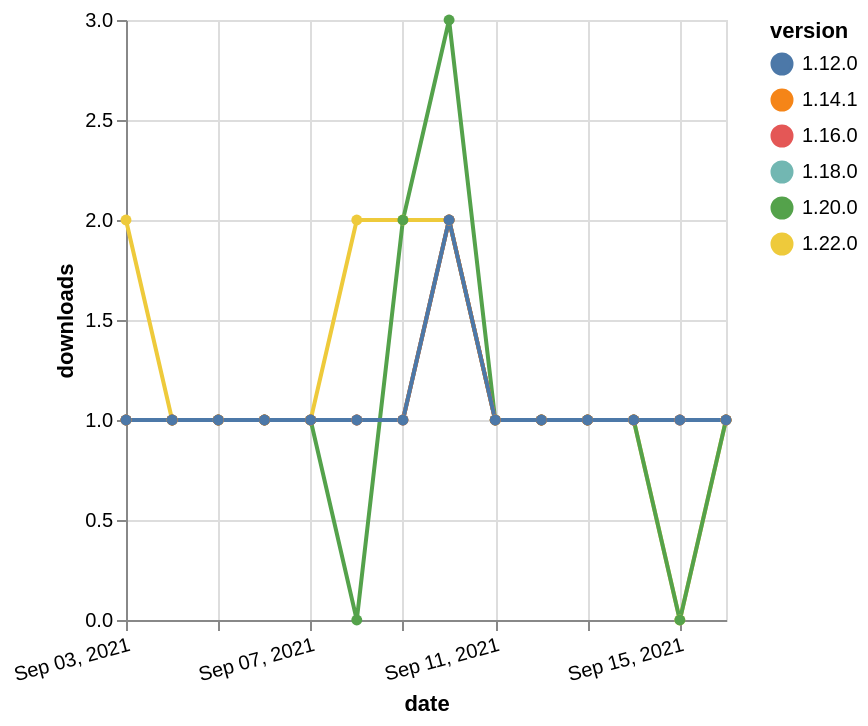

The Vega-Lite source for this figure:
### Vega-Lite specification from a JSON file in a GitHub repository (floating-point values rounded to 4 significant figures)
{"$schema": "https://vega.github.io/schema/vega-lite/v5.json", "description": "A simple bar chart with embedded data.", "data": {"values": [{"date": "2021-09-03", "total": 157, "delta": 1, "version": "1.18.0"}, {"date": "2021-09-04", "total": 158, "delta": 1, "version": "1.18.0"}, {"date": "2021-09-05", "total": 159, "delta": 1, "version": "1.18.0"}, {"date": "2021-09-06", "total": 160, "delta": 1, "version": "1.18.0"}, {"date": "2021-09-07", "total": 161, "delta": 1, "version": "1.18.0"}, {"date": "2021-09-08", "total": 162, "delta": 1, "version": "1.18.0"}, {"date": "2021-09-09", "total": 163, "delta": 1, "version": "1.18.0"}, {"date": "2021-09-10", "total": 165, "delta": 2, "version": "1.18.0"}, {"date": "2021-09-11", "total": 166, "delta": 1, "version": "1.18.0"}, {"date": "2021-09-12", "total": 167, "delta": 1, "version": "1.18.0"}, {"date": "2021-09-13", "total": 168, "delta": 1, "version": "1.18.0"}, {"date": "2021-09-14", "total": 169, "delta": 1, "version": "1.18.0"}, {"date": "2021-09-15", "total": 170, "delta": 1, "version": "1.18.0"}, {"date": "2021-09-16", "total": 171, "delta": 1, "version": "1.18.0"}, {"date": "2021-09-03", "total": 117, "delta": 2, "version": "1.22.0"}, {"date": "2021-09-04", "total": 118, "delta": 1, "version": "1.22.0"}, {"date": "2021-09-05", "total": 119, "delta": 1, "version": "1.22.0"}, {"date": "2021-09-06", "total": 120, "delta": 1, "version": "1.22.0"}, {"date": "2021-09-07", "total": 121, "delta": 1, "version": "1.22.0"}, {"date": "2021-09-08", "total": 123, "delta": 2, "version": "1.22.0"}, {"date": "2021-09-09", "total": 125, "delta": 2, "version": "1.22.0"}, {"date": "2021-09-10", "total": 127, "delta": 2, "version": "1.22.0"}, {"date": "2021-09-11", "total": 128, "delta": 1, "version": "1.22.0"}, {"date": "2021-09-12", "total": 129, "delta": 1, "version": "1.22.0"}, {"date": "2021-09-13", "total": 130, "delta": 1, "version": "1.22.0"}, {"date": "2021-09-14", "total": 131, "delta": 1, "version": "1.22.0"}, {"date": "2021-09-15", "total": 131, "delta": 0, "version": "1.22.0"}, {"date": "2021-09-16", "total": 132, "delta": 1, "version": "1.22.0"}, {"date": "2021-09-03", "total": 175, "delta": 1, "version": "1.20.0"}, {"date": "2021-09-04", "total": 176, "delta": 1, "version": "1.20.0"}, {"date": "2021-09-05", "total": 177, "delta": 1, "version": "1.20.0"}, {"date": "2021-09-06", "total": 178, "delta": 1, "version": "1.20.0"}, {"date": "2021-09-07", "total": 179, "delta": 1, "version": "1.20.0"}, {"date": "2021-09-08", "total": 179, "delta": 0, "version": "1.20.0"}, {"date": "2021-09-09", "total": 181, "delta": 2, "version": "1.20.0"}, {"date": "2021-09-10", "total": 184, "delta": 3, "version": "1.20.0"}, {"date": "2021-09-11", "total": 185, "delta": 1, "version": "1.20.0"}, {"date": "2021-09-12", "total": 186, "delta": 1, "version": "1.20.0"}, {"date": "2021-09-13", "total": 187, "delta": 1, "version": "1.20.0"}, {"date": "2021-09-14", "total": 188, "delta": 1, "version": "1.20.0"}, {"date": "2021-09-15", "total": 188, "delta": 0, "version": "1.20.0"}, {"date": "2021-09-16", "total": 189, "delta": 1, "version": "1.20.0"}, {"date": "2021-09-03", "total": 179, "delta": 1, "version": "1.16.0"}, {"date": "2021-09-04", "total": 180, "delta": 1, "version": "1.16.0"}, {"date": "2021-09-05", "total": 181, "delta": 1, "version": "1.16.0"}, {"date": "2021-09-06", "total": 182, "delta": 1, "version": "1.16.0"}, {"date": "2021-09-07", "total": 183, "delta": 1, "version": "1.16.0"}, {"date": "2021-09-08", "total": 184, "delta": 1, "version": "1.16.0"}, {"date": "2021-09-09", "total": 185, "delta": 1, "version": "1.16.0"}, {"date": "2021-09-10", "total": 187, "delta": 2, "version": "1.16.0"}, {"date": "2021-09-11", "total": 188, "delta": 1, "version": "1.16.0"}, {"date": "2021-09-12", "total": 189, "delta": 1, "version": "1.16.0"}, {"date": "2021-09-13", "total": 190, "delta": 1, "version": "1.16.0"}, {"date": "2021-09-14", "total": 191, "delta": 1, "version": "1.16.0"}, {"date": "2021-09-15", "total": 192, "delta": 1, "version": "1.16.0"}, {"date": "2021-09-16", "total": 193, "delta": 1, "version": "1.16.0"}, {"date": "2021-09-03", "total": 183, "delta": 1, "version": "1.14.1"}, {"date": "2021-09-04", "total": 184, "delta": 1, "version": "1.14.1"}, {"date": "2021-09-05", "total": 185, "delta": 1, "version": "1.14.1"}, {"date": "2021-09-06", "total": 186, "delta": 1, "version": "1.14.1"}, {"date": "2021-09-07", "total": 187, "delta": 1, "version": "1.14.1"}, {"date": "2021-09-08", "total": 188, "delta": 1, "version": "1.14.1"}, {"date": "2021-09-09", "total": 189, "delta": 1, "version": "1.14.1"}, {"date": "2021-09-10", "total": 191, "delta": 2, "version": "1.14.1"}, {"date": "2021-09-11", "total": 192, "delta": 1, "version": "1.14.1"}, {"date": "2021-09-12", "total": 193, "delta": 1, "version": "1.14.1"}, {"date": "2021-09-13", "total": 194, "delta": 1, "version": "1.14.1"}, {"date": "2021-09-14", "total": 195, "delta": 1, "version": "1.14.1"}, {"date": "2021-09-15", "total": 196, "delta": 1, "version": "1.14.1"}, {"date": "2021-09-16", "total": 197, "delta": 1, "version": "1.14.1"}, {"date": "2021-09-03", "total": 233, "delta": 1, "version": "1.12.0"}, {"date": "2021-09-04", "total": 234, "delta": 1, "version": "1.12.0"}, {"date": "2021-09-05", "total": 235, "delta": 1, "version": "1.12.0"}, {"date": "2021-09-06", "total": 236, "delta": 1, "version": "1.12.0"}, {"date": "2021-09-07", "total": 237, "delta": 1, "version": "1.12.0"}, {"date": "2021-09-08", "total": 238, "delta": 1, "version": "1.12.0"}, {"date": "2021-09-09", "total": 239, "delta": 1, "version": "1.12.0"}, {"date": "2021-09-10", "total": 241, "delta": 2, "version": "1.12.0"}, {"date": "2021-09-11", "total": 242, "delta": 1, "version": "1.12.0"}, {"date": "2021-09-12", "total": 243, "delta": 1, "version": "1.12.0"}, {"date": "2021-09-13", "total": 244, "delta": 1, "version": "1.12.0"}, {"date": "2021-09-14", "total": 245, "delta": 1, "version": "1.12.0"}, {"date": "2021-09-15", "total": 246, "delta": 1, "version": "1.12.0"}, {"date": "2021-09-16", "total": 247, "delta": 1, "version": "1.12.0"}]}, "width": "container", "mark": {"type": "line", "point": {"filled": true}}, "encoding": {"x": {"field": "date", "type": "temporal", "timeUnit": "yearmonthdate", "title": "date", "axis": {"labelAngle": -15}}, "y": {"field": "delta", "type": "quantitative", "title": "downloads"}, "color": {"field": "version", "type": "nominal"}, "tooltip": {"field": "delta"}}}
